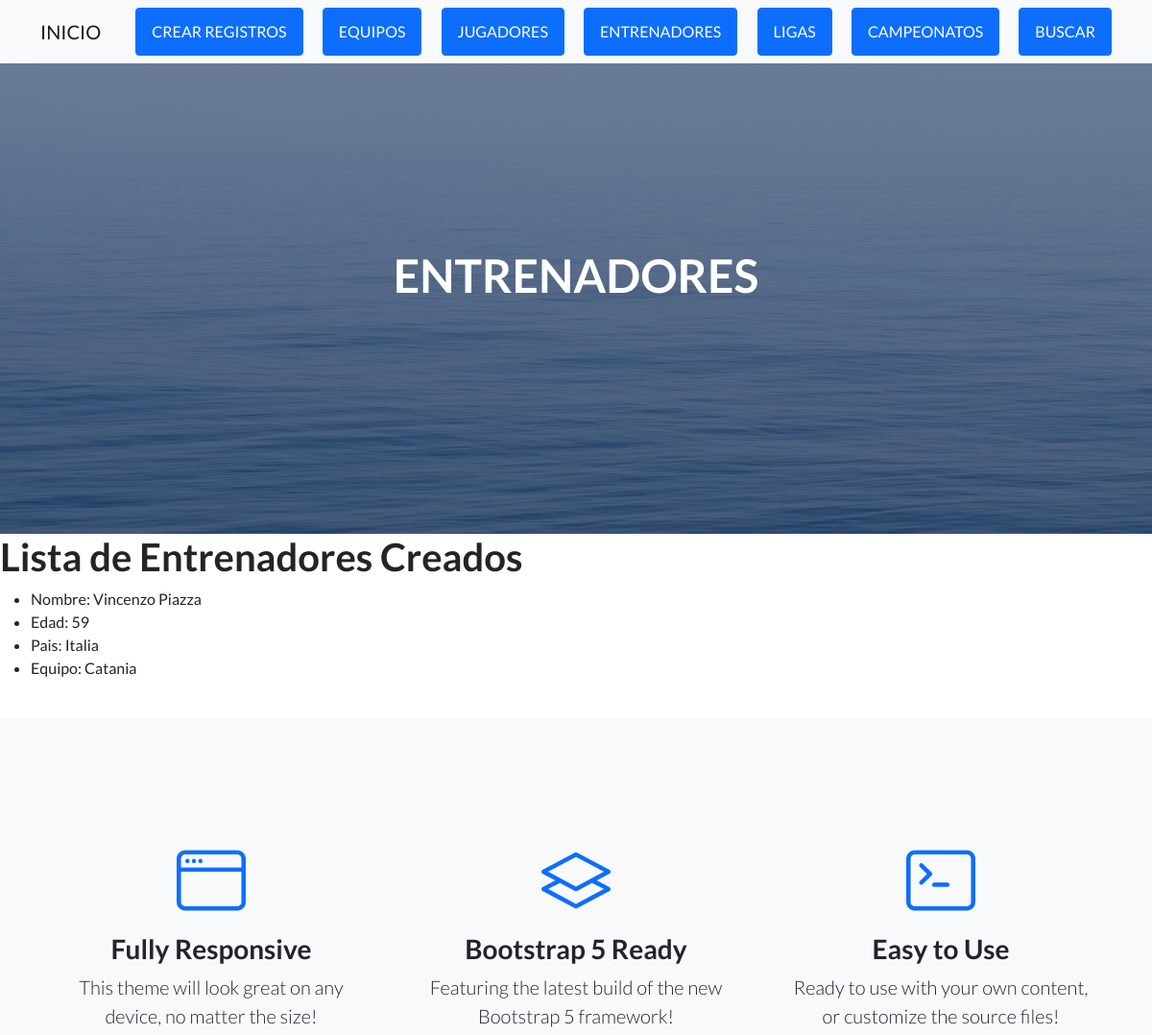
The app's page /AppFulvito/entrenadores/ (upper part), older data.
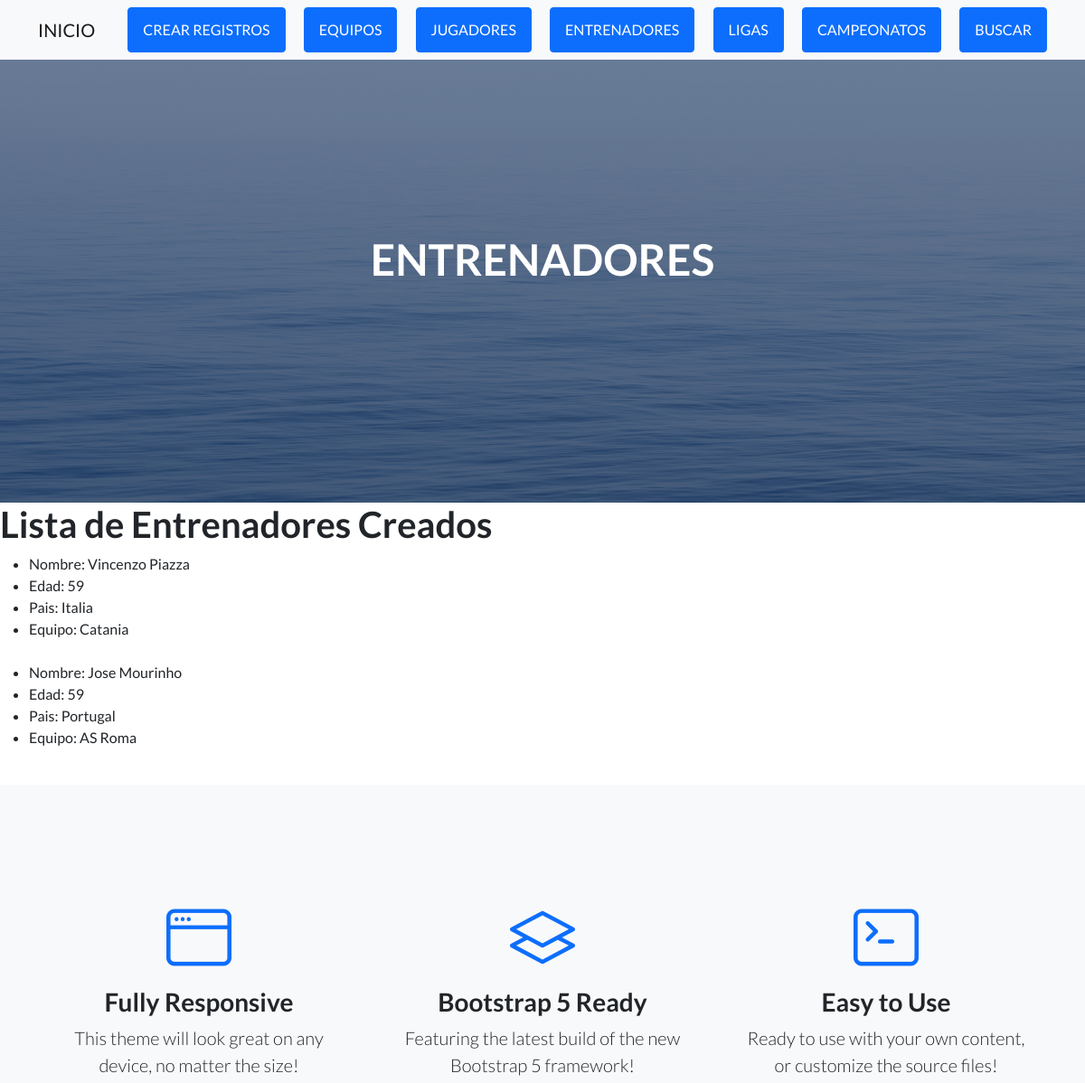
The same page, newer data.
### AppFulvito/models.py (models this page shows, shortened)
class Entrenador(models.Model):
    nombre=models.CharField(max_length=50)
    edad=models.IntegerField()
    pais=models.CharField(max_length=20)
    equipo=models.CharField(max_length=50)

### AppFulvito/views.py (the view)
# urls.py: path("entrenadores/", entrenadores, name="entrenadores"),
def entrenadores(request):
    entrenadores=Entrenador.objects.all()
    return render(request, "AppFulvito/entrenadores.html", {'entrenadores':entrenadores})

### AppFulvito/Templates/AppFulvito/entrenadores.html
{% extends "AppFulvito/padre.html" %}
{% load static %}
{% block Titulo %} ENTRENADORES {% endblock %}
{% block contenidoQueCambia %}
<h1> Lista de Entrenadores Creados </h1>
{% if entrenadores %}
<ul>
    {% for entrenador in entrenadores %}
    <li>Nombre: {{entrenador.nombre}}</li>
    <li>Edad: {{entrenador.edad}}</li>
    <li>Pais: {{entrenador.pais}}</li>
    <li>Equipo: {{entrenador.equipo}}</li>
        <br>
    {% endfor %}
</ul>
{% else %}
<p>No se encontraron Entrenadores.</p>
{% endif %}
{% endblock %}

Row changes from the older to the newer data that the page shows:
added Entrenador: nombre "Jose Mourinho", edad "59", pais "Portugal", equipo "AS Roma"
